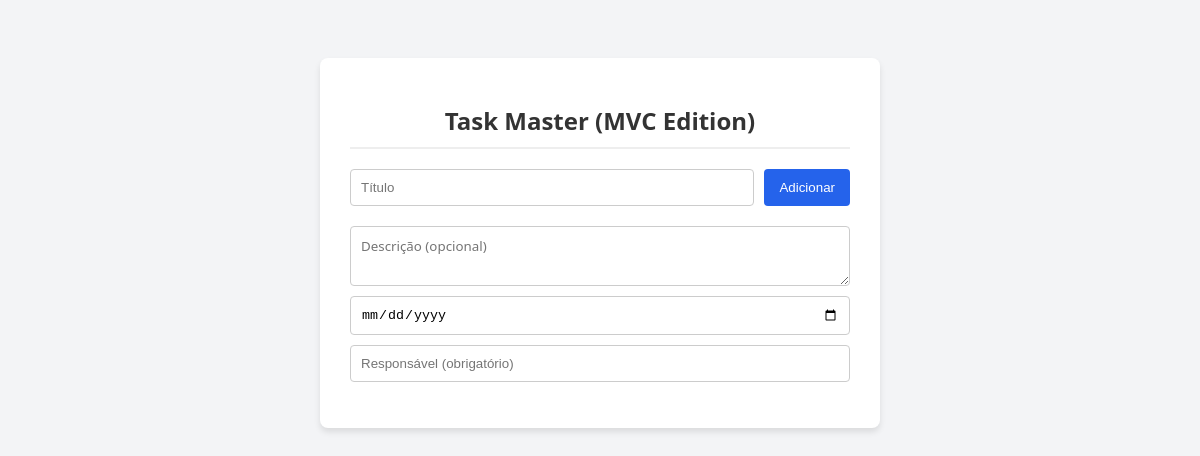
The app's page /, older data.
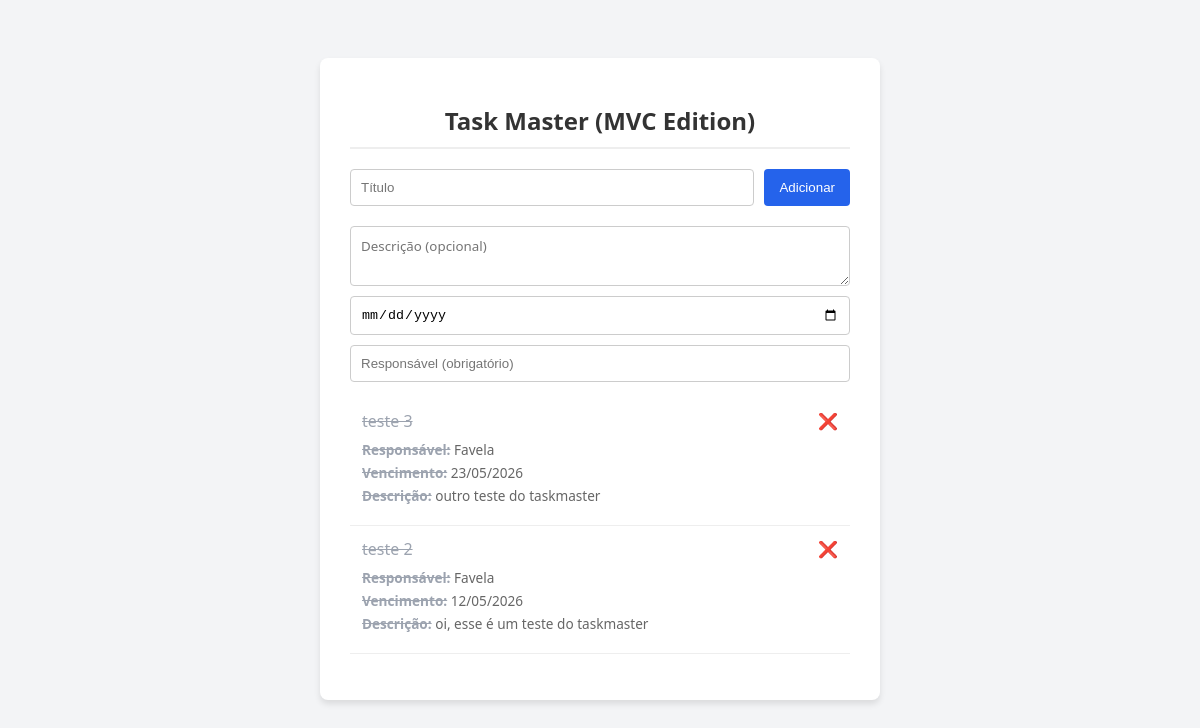
The same page, newer data.
### tables this page shows
CREATE TABLE tasks (
    id INTEGER PRIMARY KEY AUTOINCREMENT,
    title TEXT NOT NULL,
    done INTEGER DEFAULT 0
, description TEXT, due_date TEXT DEFAULT '2026-05-13', responsible TEXT DEFAULT 'Sem responsável');

### src/Controller/TaskController.php (called while the page is built, shortened)
<?php
class TaskController {
    private $model;
    public function __construct(PDO $pdo) {
        $this->model = new Task($pdo);
    }
    public function index($error = null) {
        $tasks = $this->model->getAll();
        require __DIR__ . '/../View/List.php';
    }
}
?>

### src/Model/Task.php (called while the page is built, shortened)
<?php
class Task {
    private $pdo;
    public function __construct(PDO $pdo) {
        $this->pdo = $pdo;
    }
    public function getAll() {
        $stmt = $this->pdo->query("SELECT * FROM tasks ORDER BY id DESC");
        return $stmt->fetchAll(PDO::FETCH_ASSOC);
    }
}
?>

### src/View/List.php (the view, shortened to what this page needs)
<!DOCTYPE html>
<html lang="pt-BR">
<head>
</head>
<body>
<div class="container">
    <h1>Task Master (MVC Edition)</h1>
    <form method="POST" action="index.php?action=create">
        <div class="form-group">
            <input type="text" name="title" placeholder="Título" required>
            <button type="submit">Adicionar</button>
        </div>
        <div class="form-fields">
            <textarea name="description" placeholder="Descrição (opcional)"></textarea>
            <input type="date" name="due_date" required>
            <input type="text" name="responsible" placeholder="Responsável (obrigatório)" required>
        </div>
    </form>
    <ul>
        <?php foreach ($tasks as $task): ?>
            <li class="<?php echo $task['done'] ? 'done' : ''; ?>">
                <div class="task-header">
                    <span><?php echo htmlspecialchars($task['title']); ?></span>
                    <div class="actions">
                        <a href="index.php?action=delete&id=<?php echo $task['id']; ?>" onclick="return confirm('Tem certeza que deseja excluir esta tarefa?');" title="Excluir">❌</a>
                    </div>
                </div>
                <div class="task-details">
                    <p><span class="detail-label">Responsável:</span> <?php echo htmlspecialchars($task['responsible']); ?></p>
                    <p><span class="detail-label">Vencimento:</span> <?php echo date('d/m/Y', strtotime($task['due_date'])); ?></p>
                    <?php if (!empty($task['description'])): ?>
                        <p><span class="detail-label">Descrição:</span> <?php echo htmlspecialchars($task['description']); ?></p>
                    <?php endif; ?>
                </div>
            </li>
        <?php endforeach; ?>
    </ul>
</div>
</body>
</html>

### index.php (shortened to what this page needs)
<?php
spl_autoload_register(function ($class) {
    $dirs = ['Model', 'Controller', 'View'];
    foreach ($dirs as $dir) {
        $file = __DIR__ . "/src/$dir/$class.php";
    }
});
$pdo = new PDO('sqlite:' . __DIR__ . '/tasks.sqlite');
$pdo->setAttribute(PDO::ATTR_ERRMODE, PDO::ERRMODE_EXCEPTION);
$pdo->exec("CREATE TABLE IF NOT EXISTS tasks (
    id INTEGER PRIMARY KEY AUTOINCREMENT,
    title TEXT NOT NULL,
    description TEXT,
    due_date TEXT NOT NULL,
    responsible TEXT NOT NULL,
    done INTEGER DEFAULT 0
)");
$controller = new TaskController($pdo);
$action = $_GET['action'] ?? 'index';
if (method_exists($controller, $action)) {
    $controller->$action();
} else {
    echo "Página não encontrada 404";
}
?>

### src/View/List.php (style rules this page uses)
body { font-family: 'Segoe UI', Tahoma, Geneva, Verdana, sans-serif; background-color: #f3f4f6; color: #333; display: flex; justify-content: center; padding-top: 50px; }
.container { background: #fff; padding: 30px; border-radius: 8px; box-shadow: 0 4px 6px rgba(0,0,0,0.1); width: 100%; max-width: 500px; }
h1 { font-size: 1.5rem; text-align: center; border-bottom: 2px solid #eee; padding-bottom: 10px; }
.form-group { display: flex; gap: 10px; margin-top: 20px; margin-bottom: 20px; }
input[type="text"], input[type="date"], textarea { flex: 1; padding: 10px; border: 1px solid #ccc; border-radius: 4px; }
.form-fields { display: grid; gap: 10px; margin-top: 10px; }
.form-fields input, .form-fields textarea { width: 100%; box-sizing: border-box; }
textarea { resize: vertical; min-height: 60px; font-family: 'Segoe UI', Tahoma, Geneva, Verdana, sans-serif; }
button { background: #2563eb; color: white; border: none; padding: 10px 15px; border-radius: 4px; cursor: pointer; }
ul { list-style: none; padding: 0; }
li { padding: 12px; border-bottom: 1px solid #eee; }
.task-header { display: flex; justify-content: space-between; align-items: center; margin-bottom: 8px; }
.task-details { font-size: 0.85rem; color: #666; margin-bottom: 8px; }
.task-details p { margin: 4px 0; }
.detail-label { font-weight: bold; }
li.done span { text-decoration: line-through; color: #9ca3af; }
.actions a { text-decoration: none; margin-left: 10px; cursor: pointer; }

Row changes from the older to the newer data that the page shows:
added tasks: title "teste 3", responsible "Favela", due_date "23/05/2026", description "outro teste do taskmaster"
added tasks: title "teste 2", responsible "Favela", due_date "12/05/2026", description "oi, esse é um teste do taskmaster"
